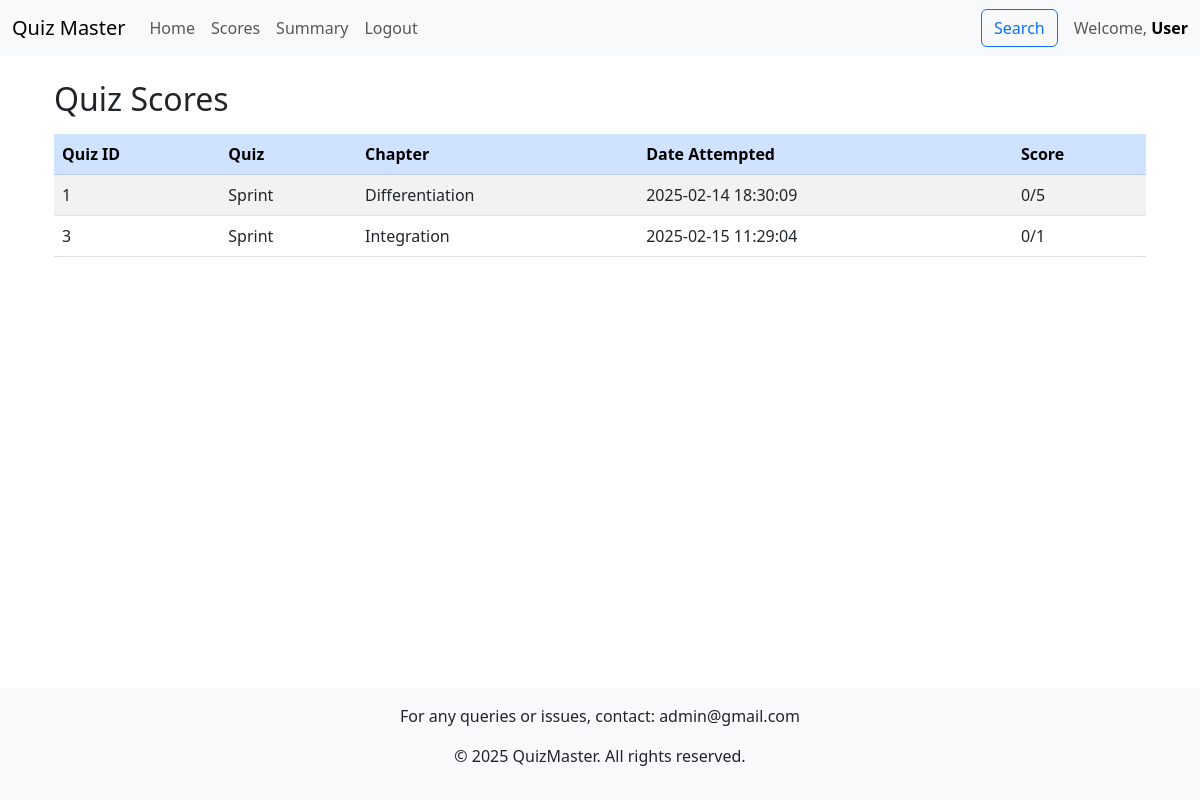
The app's page /dashboard/scores/2 (signed in) with its own data.
### models.py (models this page shows, shortened)
class User(db.Model):
    id = db.Column(db.Integer, primary_key=True)
    username = db.Column(db.String(120), unique=True, nullable=False)
    password_hash = db.Column(db.String(120), nullable=False)
    full_name = db.Column(db.String(100))
    qualification = db.Column(db.String(100))
    dob = db.Column(db.Date)
    role = db.Column(db.Enum("user", "admin", name="user_roles"), default="user",)
    created_at = db.Column(db.DateTime, default=datetime.now(timezone.utc))
    scores = db.relationship('Score', backref='user', lazy=True, cascade="all, delete-orphan")

class Score(db.Model):
    id = db.Column(db.Integer, primary_key=True)
    quiz_id = db.Column(db.Integer, db.ForeignKey('quiz.id'), nullable=False)
    user_id = db.Column(db.Integer, db.ForeignKey('user.id'), nullable=False)
    timestamp = db.Column(db.DateTime, nullable=False, default=datetime.utcnow)
    total_score = db.Column(db.Integer, nullable=False)
    __table_args__ = (db.UniqueConstraint('quiz_id', 'user_id', name='unique_user_quiz_attempt'),)

class Quiz(db.Model):
    id = db.Column(db.Integer, primary_key=True)
    type=db.Column(db.String(50))
    chapter_id = db.Column(db.Integer, db.ForeignKey('chapter.id'), nullable=False)
    date_of_quiz = db.Column(db.DateTime, nullable=False, default=datetime.utcnow)
    time_duration = db.Column(db.Integer)  # format: HH:MM
    remarks = db.Column(db.String(255))
    questions = db.relationship('Question', backref='quiz', lazy=True, cascade="all, delete-orphan")
    scores = db.relationship('Score', backref='quiz', lazy=True, cascade="all, delete-orphan")

class Chapter(db.Model):
    id = db.Column(db.Integer, primary_key=True)
    subject_id = db.Column(db.Integer, db.ForeignKey('subject.id'), nullable=False)
    name = db.Column(db.String(100), nullable=False)
    description = db.Column(db.String(255))
    quizzes = db.relationship('Quiz', backref='chapter', lazy=True, cascade="all, delete-orphan")

### controllers/controllers_users.py (the view)
@app.route('/dashboard/scores/<int:user_id>')
@auth_required
def view_scores(user_id):
    user = User.query.get(session["user_id"])
    scores = db.session.query(Score, Quiz).join(Quiz, Score.quiz_id == Quiz.id).filter(Score.user_id == user_id).all()
    quiz_questions_count = {
    quiz.id: db.session.query(Question).filter(Question.quiz_id == quiz.id).count()
    for quiz in Quiz.query.all()
}
    return render_template('scores.html', scores=scores, quiz_questions_count=quiz_questions_count, user=user)

### controllers/controllers_users.py (called while the page is built)
def auth_required(func):
    @wraps(func)
    def inner(*args, **kwargs):
        if "user_id" in session:
            return func(*args, **kwargs)
        else:
            flash("Please login to continue")
            return redirect(url_for("index"))
    return inner

### templates/scores.html
{% extends "base.html" %}
{% block content %}
<div class="container mt-4">
    <h2 class="mb-3">Quiz Scores</h2>
    <div class="table-responsive">
        <table class="table table-striped table-hover">
            <thead class="table-primary">
                <tr>
                    <th>Quiz ID</th>
                    <th>Quiz</th>
                    <th>Chapter</th>
                    <th>Date Attempted</th>
                    <th>Score</th>
                </tr>
            </thead>
            <tbody>
                {% for score, quiz in scores %}
                <tr>
                    <td>{{ quiz.id }}</td>
                    <td>{{ quiz.type }}</td>
                    <td>{{ quiz.chapter.name }}</td>
                    <td>{{ score.timestamp.strftime('%Y-%m-%d %H:%M:%S') }}</td>
                    <td>{{ score.total_score }}/{{ quiz_questions_count[quiz.id] }}</td>
                </tr>
                {% else %}
                <tr>
                    <td colspan="5" class="text-center alert alert-warning">Not attempted any quizzes yet.</td>
                </tr>
                {% endfor %}
            </tbody>
        </table>
    </div>
</div>
{% endblock %}

### templates/base.html (shortened to what this page needs)
<!DOCTYPE html>
<html lang="en">
<head>
    <link href="https://cdn.jsdelivr.net/npm/bootstrap@5.3.0-alpha1/dist/css/bootstrap.min.css" rel="stylesheet">
    <link href="../static/styles/styles.css" rel="stylesheet">
</head>
<body class="d-flex flex-column min-vh-100">
    {% include 'navbar.html' with context %}
    <div class="container flex-grow-1 d-flex flex-column"">
        {% block content %}
        {% endblock %}
    </div>
    <footer class="text-center mt-5 p-3 bg-light">
        <p>For any queries or issues, contact: admin@gmail.com</p>
        <p>&copy; 2025 QuizMaster. All rights reserved.</p>
    </footer>
</body>
</html>

### templates/navbar.html (shortened to what this page needs)
<nav class="navbar navbar-expand-lg navbar-light bg-light">
    <div class="container-fluid">
        <a class="navbar-brand" href="/">Quiz Master</a>
        <div class="collapse navbar-collapse" id="navbarNav">
            <ul class="navbar-nav me-auto">
                {% if 'user_id' in session %}
                <li class="nav-item">
                    <a class="nav-link" href="/dashboard">Home</a>
                </li>
                {% if user.role=="user" %}
                <li class="nav-item">
                    <a class="nav-link" href="/dashboard/scores/{{user.id}}">Scores</a>
                </li>
                {% else %}
                <li class="nav-item">
                    <a class="nav-link" href="/dashboard/quiz_management">Quiz</a>
                </li>
                {% endif %}
                <li class="nav-item">
                    <a class="nav-link" href="/summary">Summary</a>
                </li>
                <li class="nav-item">
                    <a class="nav-link" href="/logout">Logout</a>
                </li>
                {% endif %}
            </ul>
            {% if 'user_id' in session %}
            <div class="d-flex align-items-center">
                <a class="nav-link me-3" href="/search">
                    <button class="btn btn-outline-primary">Search</button>
                </a>
                <span class="navbar-text">
                    Welcome, <a class="fw-bold text-decoration-none" href="/profile">{{ user.role | capitalize }}</a>
                </span>
            </div>
            {% endif %}
        </div>
    </div>
</nav>

### records on screen
User: role "User"
Score: id "1", type "Sprint", chapter.name "Differentiation", timestamp "2025-02-14 18:30:09", total_score "0", quiz_questions_count "5"
Score: id "3", type "Sprint", chapter.name "Integration", timestamp "2025-02-15 11:29:04", total_score "0", quiz_questions_count "1"
